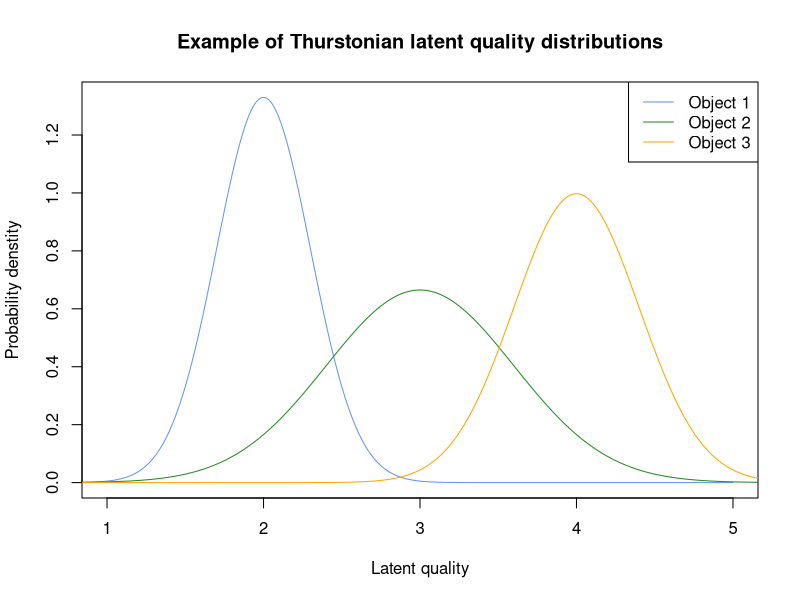

Reproduce this figure in R.
x <- seq(0, 10, by = 0.01)



curve(dnorm(x, mean = 2, sd = 0.3), from = 0, to = 5, n = 10000,
      col = "cornflowerblue", xlim = c(1,5),
      ylab = "Probability denstity", xlab = "Latent quality",
      main = "Example of Thurstonian latent quality distributions")

curve(dnorm(x, mean = 3, sd = .6), from = 0, to = 20, n = 10000,
      col = "forestgreen", add = T)

curve(dnorm(x, mean = 4, sd = 0.4), from = 0, to = 20, n = 10000,
      col = "orange", add = T)

legend("topright", 
       c("Object 1", "Object 2", "Object 3"), 
       col = c("cornflowerblue", "forestgreen", "orange"),
       lty = 1)
